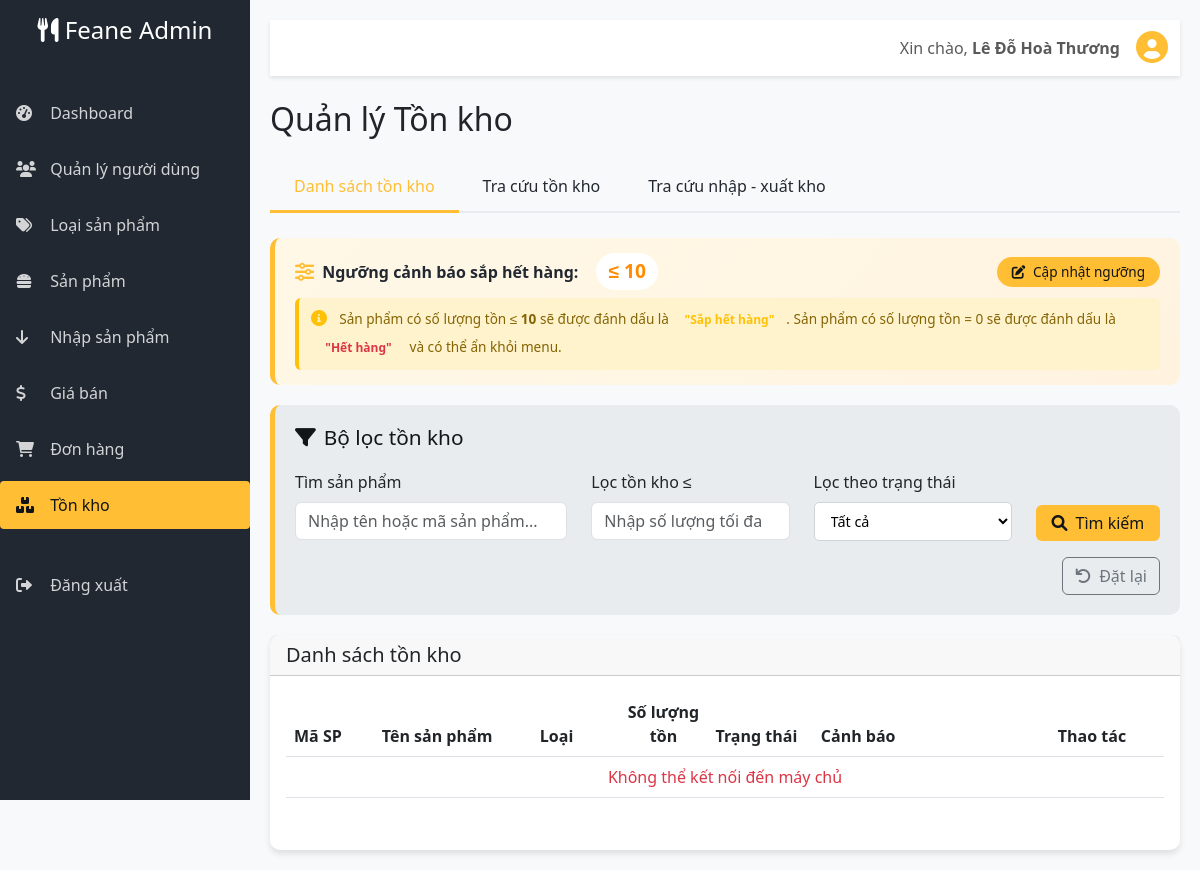
/admin/inventory.php (signed in), run on an earlier commit of the app's database.
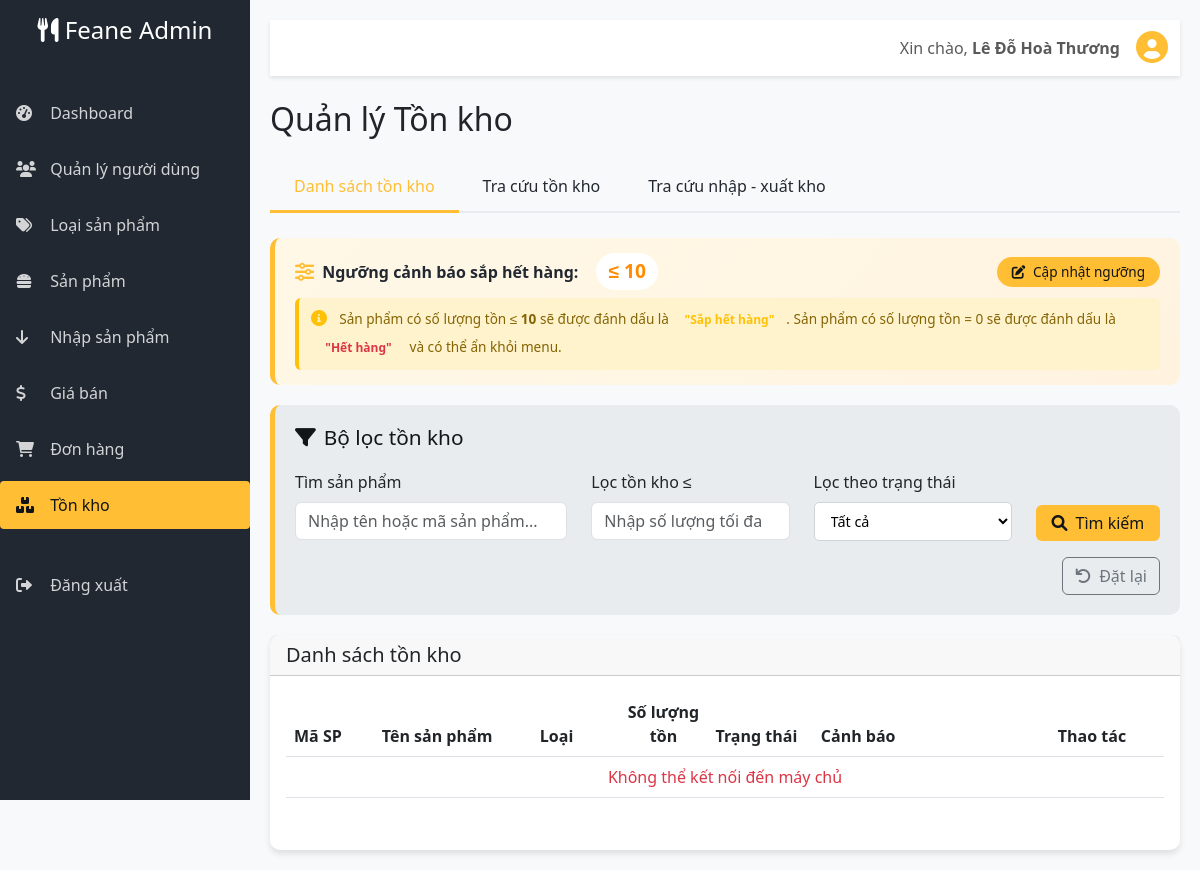
And on a later commit of the database.
### tables this page shows
CREATE TABLE `system_settings` (
  `id` int(11) NOT NULL,
  `setting_key` varchar(100) NOT NULL,
  `setting_value` text NOT NULL,
  `created_at` datetime DEFAULT current_timestamp(),
  `updated_at` datetime DEFAULT NULL ON UPDATE current_timestamp()
);

### admin/inventory.php (the view, shortened to what the changed rows need)
<?php
$host = 'localhost';
$dbname = 'fast_food';
$username = 'root';
$password = '';
try {
    $pdo = new PDO("mysql:host=$host;dbname=$dbname;charset=utf8mb4", $username, $password);
    $pdo->setAttribute(PDO::ATTR_ERRMODE, PDO::ERRMODE_EXCEPTION);
    $pdo->setAttribute(PDO::ATTR_DEFAULT_FETCH_MODE, PDO::FETCH_ASSOC);
} catch (PDOException $e) {
    die("Database connection failed: " . $e->getMessage());
}
$low_stock_threshold = 10;
$stmt = $pdo->prepare("SELECT setting_value FROM system_settings WHERE setting_key = 'low_stock_threshold'");
$stmt->execute();
$threshold_row = $stmt->fetch();
if ($threshold_row) {
    $low_stock_threshold = (int)$threshold_row['setting_value'];
}
?>
<!DOCTYPE html>
<html lang="vi">
<head>
    <link href="https://cdn.jsdelivr.net/npm/bootstrap@5.3.0-alpha1/dist/css/bootstrap.min.css" rel="stylesheet">
    <link rel="stylesheet" href="https://cdnjs.cloudflare.com/ajax/libs/font-awesome/6.0.0/css/all.min.css">
</head>
<body>
    <div id="admin-page">
        <div class="main-content">
            <h2 class="mb-4">Quản lý Tồn kho</h2>
            <div class="threshold-section">
                <div class="d-flex justify-content-between align-items-center flex-wrap">
                    <div class="d-flex align-items-center mb-2 mb-md-0">
                        <i class="fas fa-sliders-h me-2" style="color: var(--primary-color); font-size: 1.2rem;"></i>
                        <span class="threshold-label">Ngưỡng cảnh báo sắp hết hàng:</span>
                        <span class="threshold-value ms-2" id="threshold-display">≤ <?php echo $low_stock_threshold; ?></span>
                    </div>
                </div>
                <div class="warning-box mt-2">
                    <span class="warning-text">Sản phẩm có số lượng tồn ≤ <strong id="threshold-value-text"><?php echo $low_stock_threshold; ?></strong> sẽ được đánh dấu là <strong class="status-warning">"Sắp hết hàng"</strong>. Sản phẩm có số lượng tồn = 0 sẽ được đánh dấu là <strong class="status-danger">"Hết hàng"</strong> và có thể ẩn khỏi menu.</span>
                </div>
            </div>
            <div class="card card-custom">
                <div class="card-body">
                    <div class="table-responsive">
                        <table class="table table-hover">
                            <thead>
                                <tr>
                                    <th>Mã SP</th>
                                    <th>Tên sản phẩm</th>
                                    <th>Loại</th>
                                    <th class="text-center">Số lượng tồn</th>
                                    <th>Trạng thái</th>
                                    <th>Cảnh báo</th>
                                    <th>Thao tác</th>
                                </tr>
                            </thead>
                        </table>
                    </div>
                </div>
            </div>
        </div>
    </div>
</body>
</html>

What changed in the data, as far as the page shows it:
added system_settings: setting_value "10"
Also different on the page:
$low_stock_threshold: "10" → (not shown)
